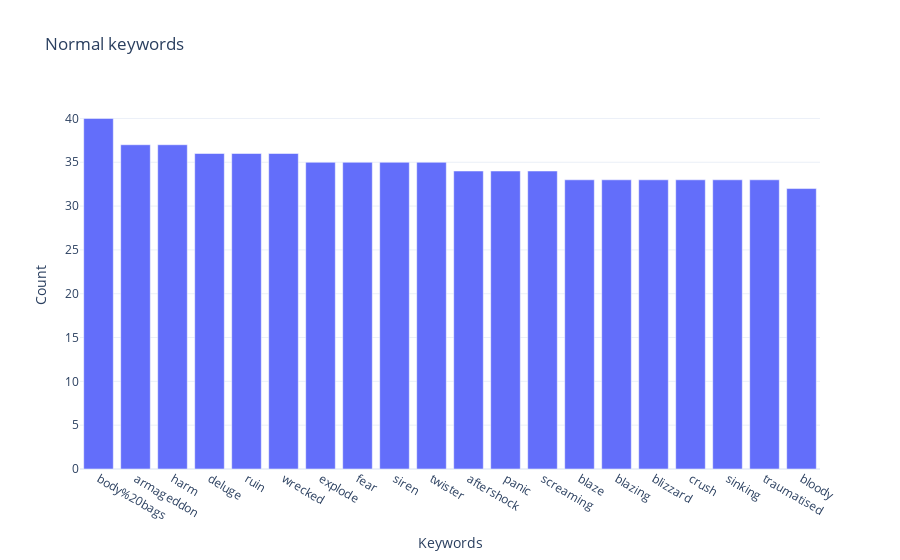

The cell this chart's notebook holds for it:
### Markdown cell above
## Keywords

### Code cell
a = nltk.FreqDist(df['keyword'][df['target']==0])
d = pd.DataFrame({'keyword': list(a.keys()), 'Count': list(a.values())})

# selecting top 20 most frequent hashtags
d = d.nlargest(columns="Count", n = 20)
ticks = d.keyword.tolist()

    
fig = px.bar(x=ticks, y=d['Count'], title='Normal keywords', template='plotly_white')
fig.update_layout(
    xaxis = dict(title = 'Keywords'),
    yaxis = dict(title='Count'),)
fig.show()

### Figure 1 — Plotly figure (JSON) as saved in the notebook; plotly's stock layout.template omitted (floating-point values rounded to 4 significant figures)
{"data": [{"alignmentgroup": "True", "hovertemplate": "x=%{x}<br>y=%{y}<extra></extra>", "legendgroup": "", "marker": {"color": "#636efa", "pattern": {"shape": ""}}, "name": "", "offsetgroup": "", "orientation": "v", "showlegend": false, "textposition": "auto", "type": "bar", "x": ["body%20bags", "armageddon", "harm", "deluge", "ruin", "wrecked", "explode", "fear", "siren", "twister", "aftershock", "panic", "screaming", "blaze", "blazing", "blizzard", "crush", "sinking", "traumatised", "bloody"], "xaxis": "x", "y": [40, 37, 37, 36, 36, 36, 35, 35, 35, 35, 34, 34, 34, 33, 33, 33, 33, 33, 33, 32], "yaxis": "y"}], "layout": {"barmode": "relative", "legend": {"tracegroupgap": 0}, "title": {"text": "Normal keywords"}, "xaxis": {"anchor": "y", "domain": [0, 1], "title": {"text": "Keywords"}}, "yaxis": {"anchor": "x", "domain": [0, 1], "title": {"text": "Count"}}}}
